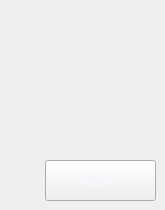
     <widget class="QWidget" name="page_35">
      <widget class="QPushButton" name="pushButton_back">
       <property name="geometry">
        <rect>
         <x>69</x>
         <y>40</y>
         <width>57</width>
         <height>57</height>
        </rect>
       </property>
       <property name="focusPolicy">
        <enum>Qt::NoFocus</enum>
       </property>
       <property name="styleSheet">
        <string notr="true">background:transparent;
border-image: url(:/re/back.png);</string>
       </property>
       <property name="text">
        <string/>
       </property>
       <property name="flat">
        <bool>true</bool>
       </property>
      </widget>
      <widget class="QPushButton" name="pushButton_54">
       <property name="enabled">
        <bool>true</bool>
       </property>
       <property name="geometry">
        <rect>
         <x>45</x>
         <y>160</y>
         <width>111</width>
         <height>41</height>
        </rect>
       </property>
       <property name="focusPolicy">
        <enum>Qt::NoFocus</enum>
       </property>
       <property name="styleSheet">
        <string notr="true">border-image: url(:/LCD_CS351/LCD_CS351/35_all/67.bmp);
font: 18pt &quot;黑体&quot;;
color: rgb(248, 248, 255);</string>
       </property>
       <property name="text">
        <string>添加用户</string>
       </property>
      </widget>
      <widget class="QLabel" name="label_157">
       <property name="geometry">
        <rect>
         <x>16</x>
         <y>168</y>
         <width>17</width>
         <height>27</height>
        </rect>
       </property>
       <property name="styleSheet">
        <string notr="true">border-image: url(:/LCD_CS351/LCD_CS351/logo/triangle.png);</string>
       </property>
       <property name="text">
        <string/>
       </property>
      </widget>
     </widget>
